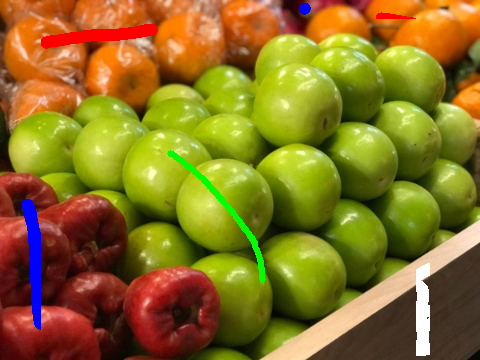
#> input picture HW4/images/img1.png, 480 x 360 px, found by its file name
$ python 110590017.py
#> lines starting #> are read from the running program, lines starting #| are printed output that depends on the picture; after the words box and inside, x2 and y2 are one past the last pixel; in counts of white or black regions, pixels touching at a corner belong together
import cv2
import numpy as np
import random

img_paths = ["./images/img1.png", "./images/img2.png", "./images/img3.png", "./images/img4.png"]
# img_paths = ["./images/test.png"]

def binary(img_path, filename):
#> called with img_path = './images/img1.png', filename = 'g_0'
    img = cv2.imread(img_path)
#> img is the input picture: shape (360, 480, 3); mean B, G, R 35.5, 114, 137.9
    print("run binary q1-2", filename)
    for i in range(len(img)):
        for j in range(len(img[0])):
            b, g, r = img[i][j]
            brightness = (0.3 * r) + (0.59 * g) + (0.11 * b)
            # img[i][j] = brightness
            if brightness > 235:
                img[i][j] = 255
            else:
                img[i][j] = 0
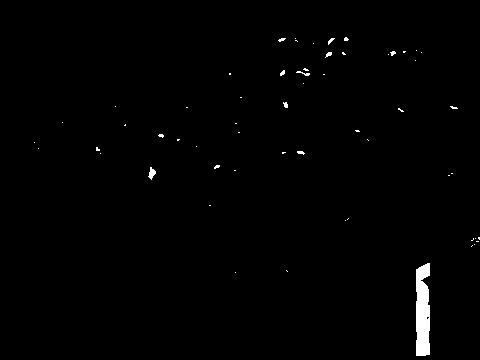
#> img: shape (360, 480, 3); 0.91% white; 58 white regions (50 under 20 px), largest, box (x1, y1, x2, y2) and area: (416, 263, 430, 356) 1151, (148, 167, 156, 180) 56, (296, 71, 310, 76) 28

    cv2.imwrite(filename + ".png", img)
    return img

# [27 lines left out: function four_connected, not called in this run]

def eight_connected(source_img):
    label_map = np.zeros((len(source_img), len(source_img[0])))
#> label_map: shape (360, 480) float64; every value is 0
    label = 0

    color_map = {}
    hight, width = source_img.shape[:2]
#> hight = 360; width = 480

    print("run eight_connected")
    for i in range(hight):
        for j in range(width):
            if source_img[i][j][0] != 255:
                compare = []
                left = label_map[i][j-1]
                left_up = label_map[i-1][j-1]
                up = label_map[i-1][j]
                right_up = label_map[i-1][j+1]
                if left != 0:
                    compare.append(left)
                if left_up != 0:
                    compare.append(left_up)
                if up != 0:
                    compare.append(up)
                if right_up != 0:
                    compare.append(right_up)

                # no connect
                if compare == []:
                    label += 1
                    label_map[i,j] = label
                    color_map[label] = label
                elif len(compare) == 1:
                    label_map[i,j] = compare[0]
                else:
                    current_label = min(compare)
                    label_map[i,j] = current_label
                    for block in compare:
                        color_map[find_by_map(color_map, block)] = find_by_map(color_map, current_label)
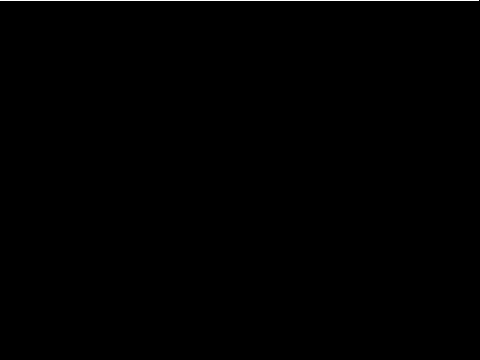
#> label_map: shape (360, 480) float64; values 0 (black) and 1 (white), 0.28% white in thin lines or dots, all inside (x1, y1, x2, y2) = (0, 0, 479, 1)
#> after the loop, color_map = {1: 1}; label = 1

    return label_map, color_map, label

# [24 lines left out: functions draw_label_map, find_by_map, n_4, not called in this run]

def n_8():
    for i, img_path in enumerate(img_paths):
        img = binary(img_path,f"g_{i}")
        label_map, color_map, label_counter = eight_connected(img)
        draw_label_map(label_map, color_map, img, label_counter, f"./results/img{i+1}_q1-8.jpg")
# n_4()
#> (the run stopped early here; a loop or call above may not have finished)
